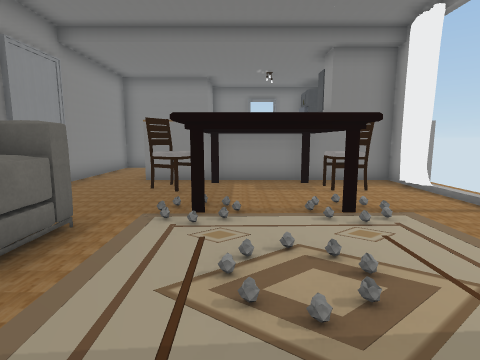
view 1 (above)

16 first-person views from a walk through a scene from a Unity 3-D project. The camera is 1.4 m above the floor, tilts 8° down and sees 80° across. The floor is counted in squares, 1 m on a side. Each view is taken from the middle of a square. On the plan, view 1 faces up. The plan holds only what a view shows up to about 14 squares ahead; the rest is blank. The player is left out. Door leaves are left out, so doorways stand open. Some surface patterns are stand-ins.

view 2
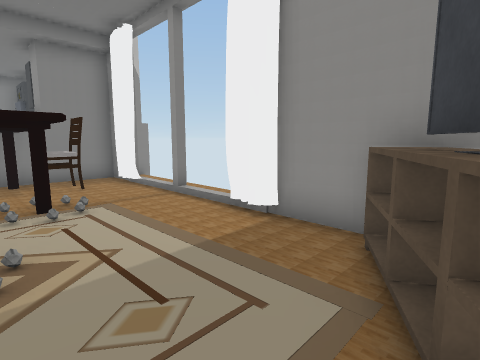

view 3
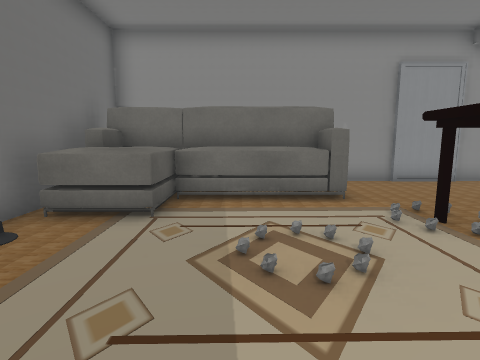

view 4
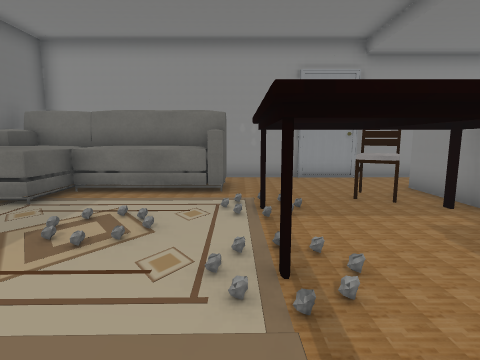

view 5
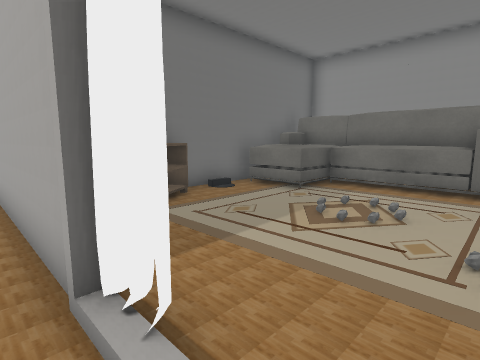

view 6
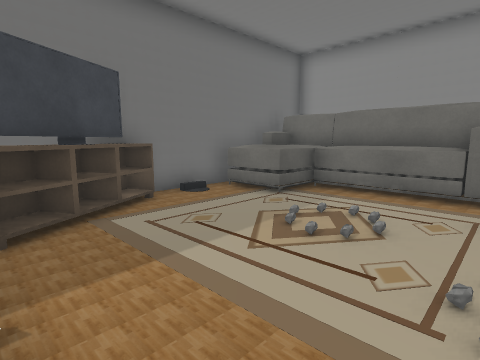

view 7
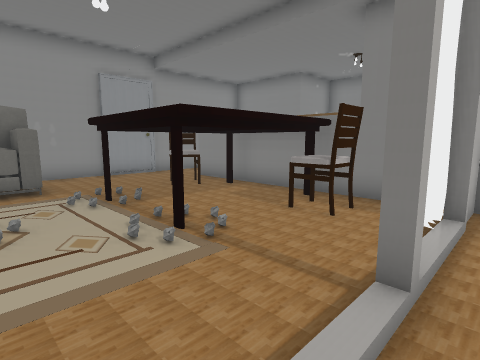

view 8
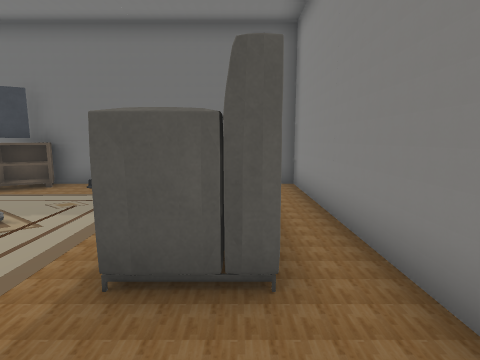

view 9
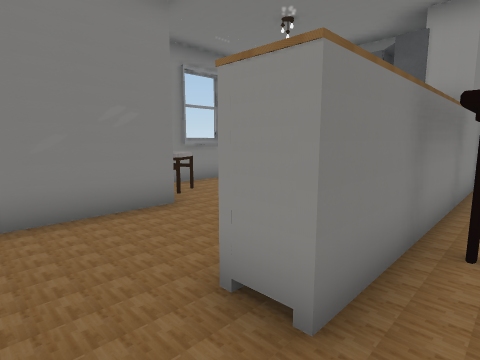

view 10
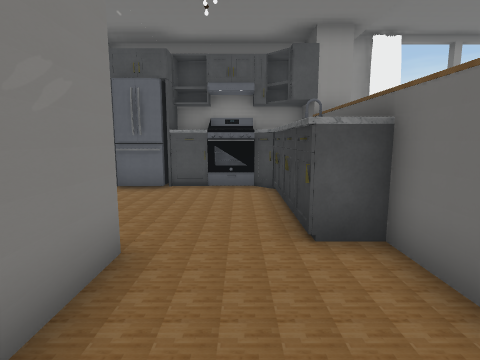

view 11
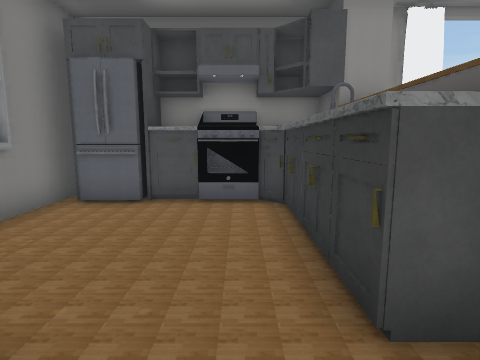

view 12
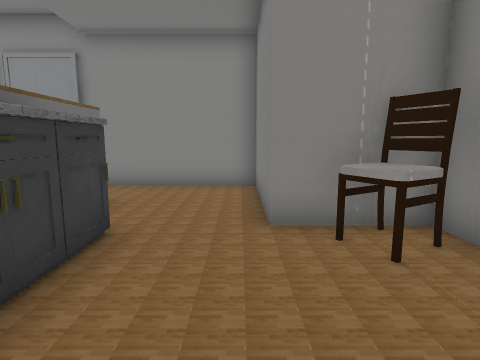

view 13
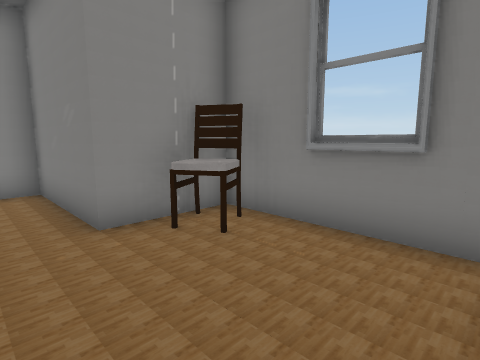

view 14
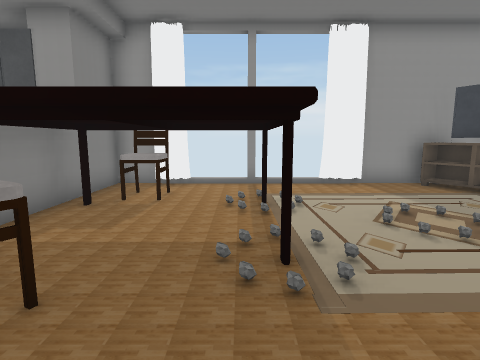

view 15
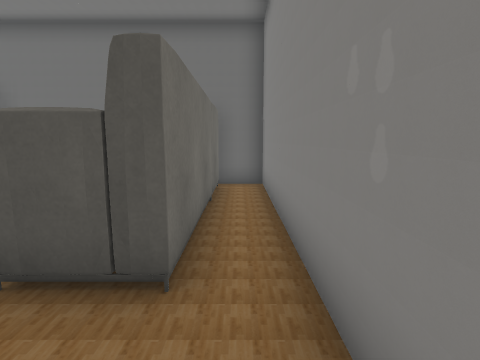

view 16
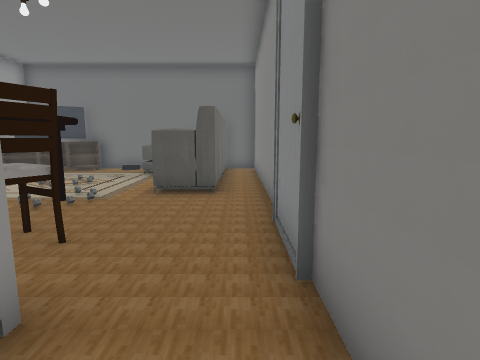

### Floor plan
Key: @ floor where view 1 was taken; # wall or solid block; . floor; D open door; O other object.
Columns run from 6 left of view 1 to 6 right of it. Each row starts with its distance up from view 1.
 17     ######O
 16     #OO..OO
 15 #####O....O
 14 #.........D#
 13 #.........O#
 12 #....####DD#
 11 #..########
 10 #..#########
  9 #...OOOOOO.#
  8 #..OOO..OO.#.
  7 #....OOOO....
  6 #....O..O..#.
  5 #....OO.O....
  4 #.OO.    ...
  3 #.OO.    ..O.
  2 #.OO.    ..#.
  1 #.OO.    ..#.
  0 #.OOOO@...##.
 -1 #.OOOO..####.
 -2 ############
 -3            #

Where each view was taken, in squares from view 1:
view 1: 0 up, 0 right, facing up
view 2: 1 down, 1 right, facing up-right
view 3: 2 up, 4 right, facing left
view 4: 5 up, 5 right, facing left
view 5: 5 up, 6 right, facing down-left
view 6: 5 up, 5 right, facing down-left
view 7: 3 up, 6 right, facing up-left
view 8: 7 up, 4 left, facing down
view 9: 9 up, 5 left, facing up-right
view 10: 13 up, 5 left, facing right
view 11: 13 up, 3 left, facing right
view 12: 14 up, 3 right, facing left
view 13: 13 up, 3 right, facing up-left
view 14: 6 up, 4 left, facing right
view 15: 7 up, 5 left, facing down
view 16: 12 up, 5 left, facing down
